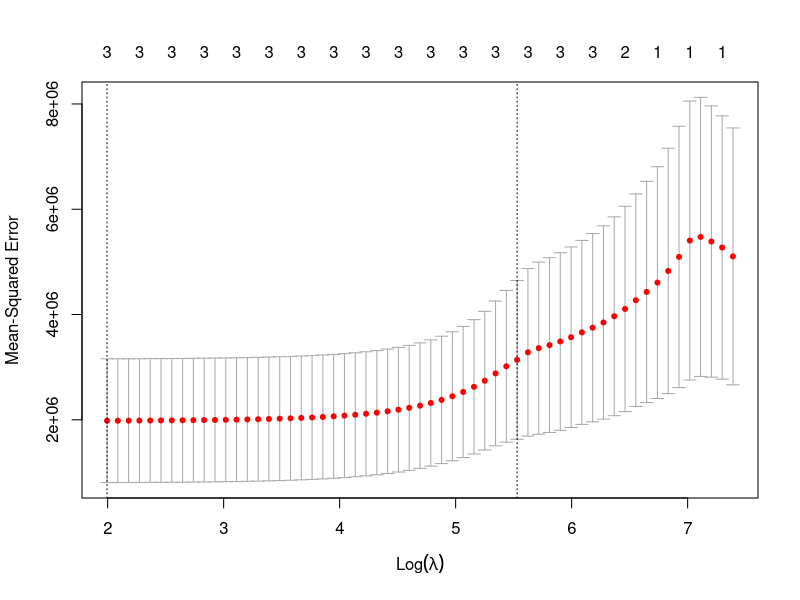
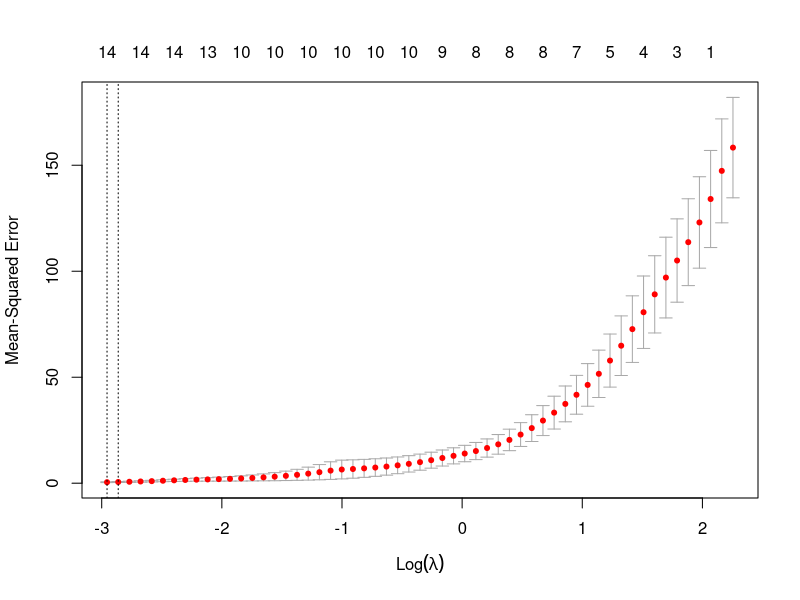

Recreate these plots in R, in order.
## ---- chunk 1
knitr::opts_chunk$set(echo = TRUE)
library(tidyverse)
library(glmnet)
## ---- chunk 2
salary <- tibble(
    Salary = c(57310.00, 57380.00, 54135.00, 56985.00, 58715.00, 60620.00, 59200.00, 60320.00),
    Employment = c(10,5,3,6,8,20,8,14),
    Experience = c(2,6,1,5,8,0,4,6),
    Education = c(16,16,12,14,16,12,18,17)
)
salary
## ---- chunk 3
  lm_model <- lm(Salary~.,data = salary)
  summary(lm_model)
## ---- chunk 4
lasso_salary_1000 <- glmnet(as.matrix(salary[,-1]), salary$Salary, lambda = 1000,
                            family = "gaussian", alpha = 1)
lasso_salary_1000$beta

lasso_salary_800 <- glmnet(as.matrix(salary[,-1]), salary$Salary, lambda = 800,
                           family = "gaussian", alpha = 1)
lasso_salary_800$beta

lasso_salary_500 <- glmnet(as.matrix(salary[,-1]), salary$Salary, lambda = 500,
                           family = "gaussian", alpha = 1)
lasso_salary_500$beta

lasso_salary_1 <- glmnet(as.matrix(salary[,-1]), salary$Salary, lambda = 1,
                         family = "gaussian", alpha = 1)
lasso_salary_1$beta
## ---- chunk 5
lasso.cv <- cv.glmnet(as.matrix(salary[,-1]), salary$Salary, alpha = 1)
plot(lasso.cv)
(lasso.lambda <- lasso.cv$lambda.min)

## ---- chunk 6
ridge_salary_1000 <- glmnet(as.matrix(salary[,-1]), salary$Salary, lambda = 1000,
                            family = "gaussian", alpha = 0)
ridge_salary_1000$beta

ridge_salary_800 <- glmnet(as.matrix(salary[,-1]), salary$Salary, lambda = 800,
                           family = "gaussian", alpha = 0)
ridge_salary_800$beta

ridge_salary_500 <- glmnet(as.matrix(salary[,-1]), salary$Salary, lambda = 500,
                           family = "gaussian", alpha = 0)
ridge_salary_500$beta

ridge_salary_1 <- glmnet(as.matrix(salary[,-1]), salary$Salary, lambda = 1,
                         family = "gaussian", alpha = 0)
ridge_salary_1$beta
## ---- chunk 7
cereal <- read_csv("cereal.csv") %>%
  mutate(mfrA = ifelse(mfr == 'A', 1,0)) %>%
  mutate(mfrG = ifelse(mfr == 'G', 1,0)) %>%
  mutate(mfrK = ifelse(mfr == 'K', 1,0)) %>%
  mutate(mfrN = ifelse(mfr == 'N', 1,0)) %>%
  mutate(mfrP = ifelse(mfr == 'P', 1,0)) %>%
  mutate(mfrQ = ifelse(mfr == 'Q', 1,0)) %>%
  mutate(mfrR = ifelse(mfr == 'R', 1,0)) %>%
  mutate(typeCold = ifelse(type == 'C', 1,0)) %>%
  mutate(typeHot = ifelse(type == 'H', 1,0)) %>%
  select(-c(mfr, type))
## ---- chunk 8
set.seed(8561)

test_ind <- sample(nrow(cereal), 0.3*nrow(cereal))
cereal_test <- cereal[test_ind,]
cereal_train <- cereal[-test_ind,]
## ---- chunk 9
cereal_lasso <- cv.glmnet(as.matrix(cereal_train[,-c(1,14)]), cereal_train$rating, alpha = 1, lamdba = seq(1,10))
plot(cereal_lasso)
(cereal.lambda <- cereal_lasso$lambda.min)
## ---- chunk 10
predict(cereal_lasso,s=cereal.lambda,type="coefficients")
train_preds <- predict(cereal_lasso,s=cereal.lambda,newx = as.matrix(cereal_train[,-c(1,14)]))
train_mse <- mean((train_preds-cereal_train$rating)^2)
print(paste("The training MSE with \u03BB =", round(cereal.lambda,2), "is:", round(train_mse,6)))
## ---- chunk 11
baseline <- mean((mean(cereal_test$rating)-cereal_test$rating)^2)
  
cereal_preds <- predict(cereal_lasso, s = cereal.lambda, newx = as.matrix(cereal_test[,-c(1,14)]))
mse <- mean((cereal_preds - cereal_test$rating)^2)
## ---- chunk 12
print(paste("The baseline MSE is:", baseline))
print(paste("The LASSO model with \u03BB =", round(cereal.lambda,2), " MSE is:", round(mse,6)))
